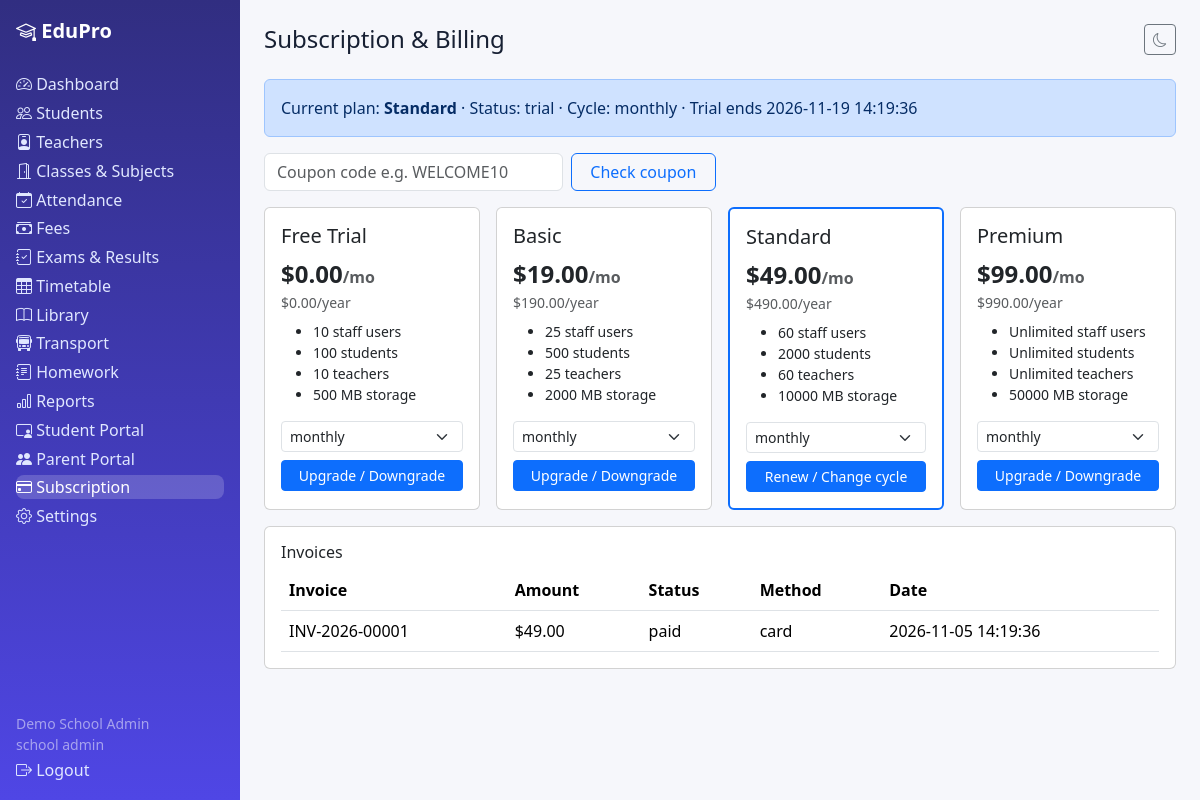
/subscription.php (signed in), run on the app's committed database.
### tables this page shows
CREATE TABLE subscriptions (id INT UNSIGNED AUTO_INCREMENT PRIMARY KEY, tenant_id INT UNSIGNED NOT NULL, plan_id INT UNSIGNED NOT NULL, status ENUM('trial','active','cancelled','expired') NOT NULL DEFAULT 'trial', billing_cycle ENUM('monthly','yearly') NOT NULL DEFAULT 'monthly', starts_at DATETIME NULL, ends_at DATETIME NULL, trial_ends_at DATETIME NULL, created_at DATETIME NOT NULL DEFAULT CURRENT_TIMESTAMP, INDEX idx_sub_tenant(tenant_id), FOREIGN KEY(tenant_id) REFERENCES tenants(id) ON DELETE CASCADE, FOREIGN KEY(plan_id) REFERENCES plans(id));

CREATE TABLE plans (id INT UNSIGNED AUTO_INCREMENT PRIMARY KEY, name VARCHAR(80) NOT NULL, slug VARCHAR(80) NOT NULL UNIQUE, price_monthly DECIMAL(10,2) NOT NULL DEFAULT 0, price_yearly DECIMAL(10,2) NOT NULL DEFAULT 0, max_users INT NOT NULL DEFAULT 10, max_students INT NOT NULL DEFAULT 100, max_teachers INT NOT NULL DEFAULT 10, storage_mb INT NOT NULL DEFAULT 500, features TEXT NULL, is_active TINYINT(1) NOT NULL DEFAULT 1, created_at DATETIME NOT NULL DEFAULT CURRENT_TIMESTAMP);

CREATE TABLE invoices (id INT UNSIGNED AUTO_INCREMENT PRIMARY KEY, tenant_id INT UNSIGNED NOT NULL, payment_id INT UNSIGNED NULL, invoice_number VARCHAR(40) NOT NULL, amount DECIMAL(10,2) NOT NULL DEFAULT 0, status ENUM('paid','unpaid','cancelled') NOT NULL DEFAULT 'paid', issued_at DATETIME NULL, INDEX idx_inv_tenant(tenant_id), FOREIGN KEY(tenant_id) REFERENCES tenants(id) ON DELETE CASCADE);

CREATE TABLE payments (id INT UNSIGNED AUTO_INCREMENT PRIMARY KEY, tenant_id INT UNSIGNED NULL, subscription_id INT UNSIGNED NULL, student_id INT UNSIGNED NULL, fee_invoice_id INT UNSIGNED NULL, amount DECIMAL(10,2) NOT NULL DEFAULT 0, status ENUM('paid','pending','failed','refunded') NOT NULL DEFAULT 'paid', method VARCHAR(40) NULL, paid_at DATETIME NULL, created_at DATETIME NOT NULL DEFAULT CURRENT_TIMESTAMP, INDEX idx_pay_tenant(tenant_id));

### includes/functions.php (called while the page is built, shortened)
<?php
function e(?string $v): string { return htmlspecialchars($v ?? '', ENT_QUOTES, 'UTF-8'); }
function money($n): string { return '$' . number_format((float)$n, 2); }

### subscription.php (the view, shortened to what this page needs)
<?php require_once __DIR__ . '/includes/auth.php'; $user=require_role(['school_admin','principal','accountant']); $pdo=db(); check_tenant_active($pdo); $tid=require_tenant(); $base='';
$s=$pdo->prepare('SELECT s.*,p.name plan_name,p.price_monthly,p.price_yearly FROM subscriptions s JOIN plans p ON p.id=s.plan_id WHERE s.tenant_id=? ORDER BY s.id DESC LIMIT 1'); $s->execute([$tid]); $current=$s->fetch();
$plans=$pdo->query('SELECT * FROM plans WHERE is_active=1 ORDER BY price_monthly')->fetchAll();
$s=$pdo->prepare('SELECT i.*,p.method FROM invoices i LEFT JOIN payments p ON p.id=i.payment_id WHERE i.tenant_id=? ORDER BY i.id DESC'); $s->execute([$tid]); $invoices=$s->fetchAll();
include __DIR__ . '/includes/header.php'; ?>
<?php if($current): ?><div class="alert alert-primary">Current plan: <strong><?= e($current['plan_name']) ?></strong> · Status: <?= e($current['status']) ?> · Cycle: <?= e($current['billing_cycle']) ?><?php if($current['trial_ends_at']): ?> · Trial ends <?= e($current['trial_ends_at']) ?><?php endif; ?></div><?php endif; ?>
<form class="row g-2 mb-3" method="get"><div class="col-md-4"><input class="form-control" name="coupon" placeholder="Coupon code e.g. WELCOME10"></div><div class="col-md-2"><button class="btn btn-outline-primary w-100">Check coupon</button></div></form>
<div class="row g-3"><?php foreach($plans as $p): ?><div class="col-md-3"><div class="card p-3 h-100 <?= ($current['plan_id']??0)==$p['id']?'border-primary border-2':'' ?>"><h5><?= e($p['name']) ?></h5><div class="fs-4 fw-bold"><?= money($p['price_monthly']) ?><small class="fs-6 text-muted">/mo</small></div><div class="text-muted small"><?= money($p['price_yearly']) ?>/year</div>
<ul class="small mt-2"><li><?= $p['max_users']>=999?'Unlimited':$p['max_users'] ?> staff users</li><li><?= $p['max_students']>=9999?'Unlimited':$p['max_students'] ?> students</li><li><?= $p['max_teachers']>=999?'Unlimited':$p['max_teachers'] ?> teachers</li><li><?= $p['storage_mb'] ?> MB storage</li></ul>
<form method="post"><?= csrf_field() ?><input type="hidden" name="plan_id" value="<?= $p['id'] ?>"><select class="form-select form-select-sm mb-2" name="cycle"><option>monthly</option><option>yearly</option></select><button class="btn btn-primary w-100 btn-sm"><?= ($current['plan_id']??0)==$p['id']?'Renew / Change cycle':'Upgrade / Downgrade' ?></button></form></div></div><?php endforeach; ?></div>
<div class="card p-3 mt-3"><h6>Invoices</h6><table class="table mb-0"><tr><th>Invoice</th><th>Amount</th><th>Status</th><th>Method</th><th>Date</th></tr><?php foreach($invoices as $i): ?><tr><td><?= e($i['invoice_number']) ?></td><td><?= money($i['amount']) ?></td><td><?= e($i['status']) ?></td><td><?= e($i['method']??'') ?></td><td><?= e($i['issued_at']) ?></td></tr><?php endforeach; ?></table></div>
<?php include __DIR__ . '/includes/footer.php'; ?>

### assets/css/style.css (style rules this page uses)
:root { --brand:#4f46e5;--bg:#f6f7fb;--card:#fff;--text:#172033 }
body { background:var(--bg);color:var(--text);font-family:system-ui,-apple-system,"Segoe UI",Roboto,sans-serif }

### data on the page
subscriptions: plan.name "Standard", status "trial", billing_cycle "monthly", trial_ends_at "2026-11-19 14:19:36"
plans: name "Free Trial", price_monthly "$0.00", price_yearly "$0.00", max_users "10", max_students "100", max_teachers "10", storage_mb "500", shows "Upgrade / Downgrade"
plans: name "Basic", price_monthly "$19.00", price_yearly "$190.00", max_users "25", max_students "500", max_teachers "25", storage_mb "2000", shows "Upgrade / Downgrade"
plans: name "Standard", price_monthly "$49.00", price_yearly "$490.00", max_users "60", max_students "2000", max_teachers "60", storage_mb "10000", shows "Renew / Change cycle"
plans: name "Premium", price_monthly "$99.00", price_yearly "$990.00", max_users "Unlimited", max_students "Unlimited", max_teachers "Unlimited", storage_mb "50000", shows "Upgrade / Downgrade"
invoices: invoice_number "INV-2026-00001", amount "$49.00", status "paid", payment.method "card", issued_at "2026-11-05 14:19:36"

### other printed values
$l "Dashboard"
$l "Students"
$l "Teachers"
$l "Classes & Subjects"
$l "Attendance"
$l "Fees"
$l "Exams & Results"
$l "Timetable"
$l "Library"
$l "Transport"
$l "Homework"
$l "Reports"
$l "Student Portal"
$l "Parent Portal"
$l "Subscription"
